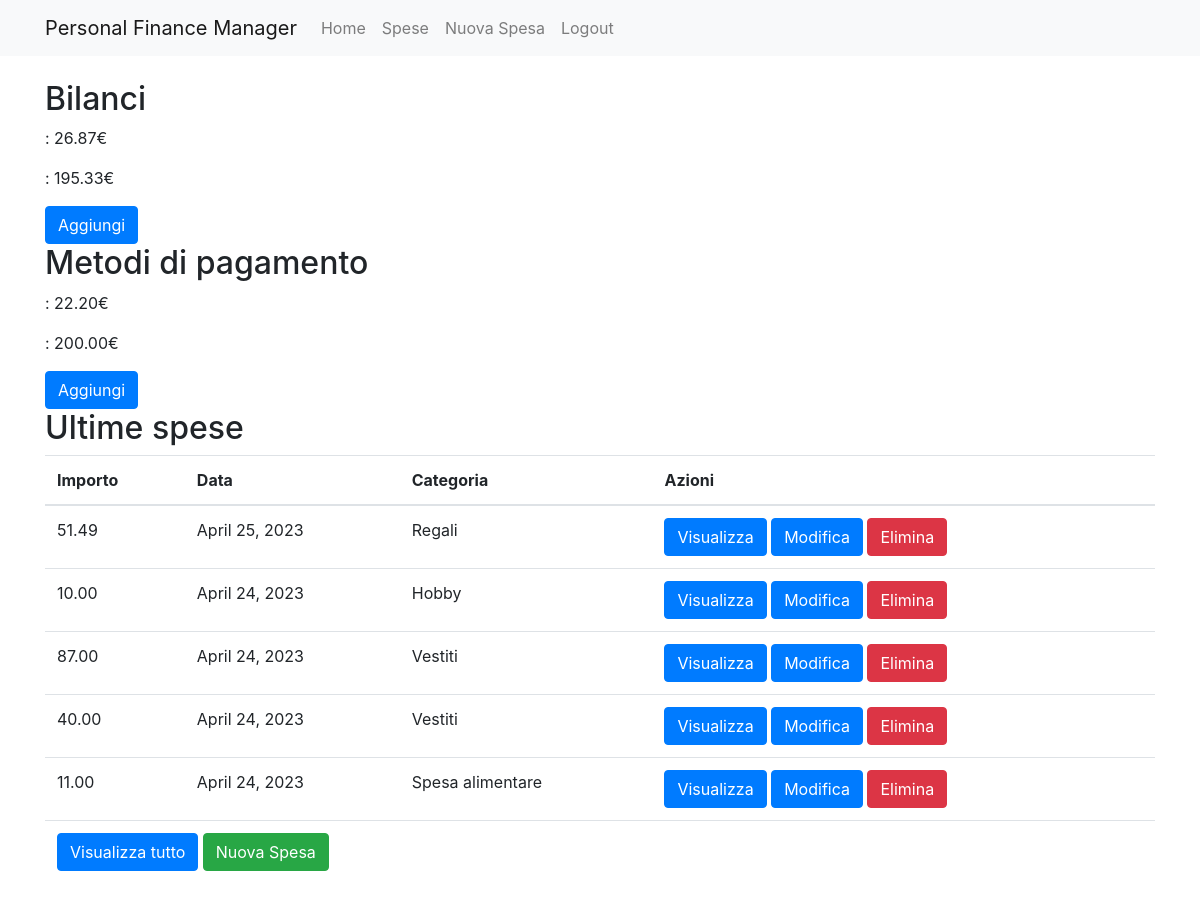
Screenshot of / (signed in) with the database file from the repository.
### expenses/models.py (models this page shows, shortened)
class Balance(models.Model):
    user = models.ForeignKey(User, on_delete=models.CASCADE)
    name = models.CharField(max_length=200)
    def calculate(self):
        balance = 0
        expenses = Expense.objects.filter(user=self.user, balance=self)
        for ex in expenses:
            balance -= ex.amount
        balance = str(balance)
        balance += '€'
        return balance

class Expense(models.Model):
    user = models.ForeignKey(User, on_delete=models.CASCADE)
    balance = models.ForeignKey(Balance, on_delete=models.CASCADE)
    payment_method = models.ForeignKey(Payment_Method, on_delete=models.CASCADE)
    amount = models.DecimalField(max_digits = 6, decimal_places=2)
    date = models.DateField()
    category = models.ForeignKey(Category, on_delete=models.CASCADE)
    description = models.CharField(max_length=200)

class Payment_Method(models.Model):
    user = models.ForeignKey(User, on_delete=models.CASCADE)
    name = models.CharField(max_length=200)
    def calculate(self):
        balance = 0
        expenses = Expense.objects.filter(user=self.user, payment_method=self)
        for ex in expenses:
            balance -= ex.amount
        balance = str(balance)
        balance += '€'
        return balance

class Category(models.Model):
    user = models.ForeignKey(User, on_delete=models.CASCADE)
    name = models.CharField(max_length=200)
    def __str__(self):
        string = self.name
        string = string[0].upper() + string[1:]
        return string

### expenses/views.py (the view)
# urls.py: path('', views.index, name='index'),
@login_required
def index(request):
    balances = Balance.objects.filter(user=request.user)
    payment_methods = Payment_Method.objects.filter(user=request.user)
    expenses = Expense.objects.filter(user=request.user).order_by("-date")[:5]
    return render(request, 'index.html', {'balances': balances, 'payment_methods': payment_methods, 'expenses':expenses})

### expenses/templates/index.html (shortened to what this page needs)
{% extends 'base.html' %}
{% block content %}
  <h2>Bilanci</h2>
  {% for balance in balances %}
    <p><strong>{{ balance.display }}</strong>: {{ balance.calculate }}</p>
  {% empty %}
    <p>Nessun bilancio trovato</p>
  {% endfor %}
  <a href="{% url 'balance_new' %}" class="btn btn-primary">Aggiungi</a>
  <h2>Metodi di pagamento</h2>
  {% for pm in payment_methods %}
    <p><strong>{{ pm.display }}</strong>: {{ pm.calculate }}</p>
  {% empty %}
    <p>Nessun metodo di pagamento trovato</p>
  {% endfor %}
  <a href="{% url 'payment_method_new' %}" class="btn btn-primary">Aggiungi</a>
  <h2>Ultime spese</h2>
  <table class="table">
    <thead>
      <tr>
        <th>Importo</th>
        <th>Data</th>
        <th>Categoria</th>
        <th>Azioni</th>
      </tr>
    </thead>
    <tbody>
      {% for expense in expenses %}
        <tr>
          <td>{{ expense.amount }}</td>
          <td>{{ expense.date }}</td>
          <td>{{ expense.category }}</td>
          <td>
            <a href="{% url 'expense_show' expense.pk %}" class="btn btn-primary">Visualizza</a>
            <a href="{% url 'expense_edit' expense.pk %}" class="btn btn-primary">Modifica</a>
            <a href="{% url 'expense_delete' expense.pk %}" class="btn btn-danger">Elimina</a>
          </td>
        </tr>
      {% empty %}
        <tr>
          <td colspan="4">Nessuna spesa trovata.</td>
        </tr>
      {% endfor %}
      <tr>
        <td colspan="4">
          <a href="{% url 'expenses_list' %}" class="btn btn-primary">Visualizza tutto</a>
          <a href="{% url 'expense_new' %}" class="btn btn-success">Nuova Spesa</a>
        </td>
      </tr>
    </tbody>
  </table>
{% endblock %}

### expenses/templates/base.html (shortened to what this page needs)
<!DOCTYPE html>
<html>
<head>
  <link rel="stylesheet" href="https://stackpath.bootstrapcdn.com/bootstrap/4.3.1/css/bootstrap.min.css">
</head>
<body>
  <nav class="navbar navbar-expand-lg navbar-light bg-light">
    <div class="container">
      <a class="navbar-brand" href="{% url 'index' %}">Personal Finance Manager</a>
      <div class="collapse navbar-collapse" id="navbarNav">
        <ul class="navbar-nav">
          {% if user.is_authenticated %}
            <li class="nav-item">
              <a class="nav-link" href="{% url 'index' %}">Home</a>
            </li>
            <li class="nav-item">
              <a class="nav-link" href="{% url 'expenses_list' %}">Spese</a>
            </li>
            <li class="nav-item">
              <a class="nav-link" href="{% url 'expense_new' %}">Nuova Spesa</a>
            </li>
            <li class="nav-item">
              <a class="nav-link" href="{% url 'logout' %}">Logout</a>
            </li>
          {% endif %}
        </ul>
      </div>
    </div>
  </nav>
  <div class="container my-4">
    {% block content %}{% endblock %}
  </div>
</body>
</html>

### rows the page displays
Balance: calculate "26.87€"
Balance: calculate "195.33€"
Payment_Method: calculate "22.20€"
Payment_Method: calculate "200.00€"
Expense: amount "51.49", date "April 25, 2023", category "Regali"
Expense: amount "10.00", date "April 24, 2023", category "Hobby"
Expense: amount "87.00", date "April 24, 2023", category "Vestiti"
Expense: amount "40.00", date "April 24, 2023", category "Vestiti"
Expense: amount "11.00", date "April 24, 2023", category "Spesa alimentare"
